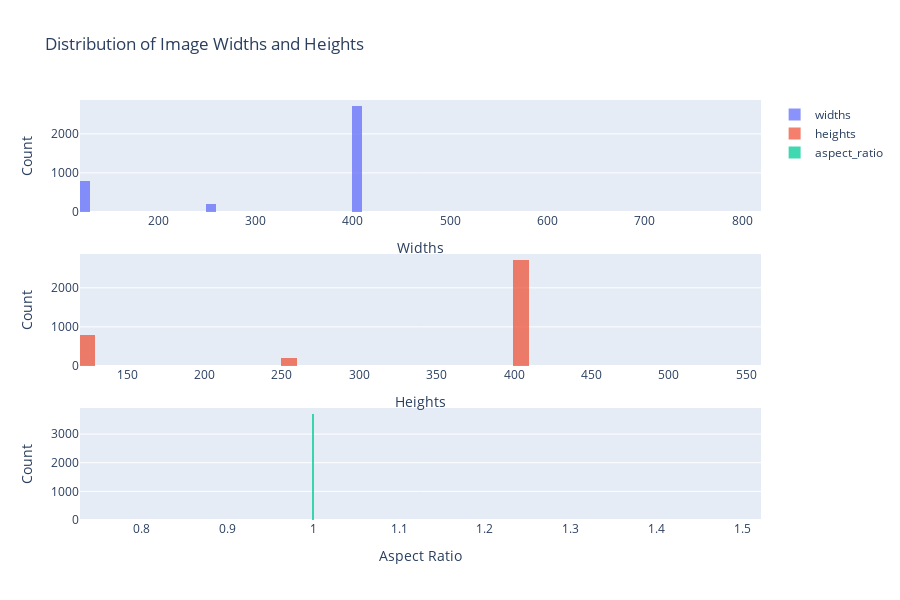

Write notebook code for a chart like this one.
### Code cell
image_dimension(images_all_squared)

### Figure 1 — Plotly figure (JSON) as saved in the notebook; plotly's stock layout.template omitted (floating-point values rounded to 4 significant figures; data arrays with more than 128 entries replaced by an {"elided": "..."} marker saying what was removed)
{"data": [{"name": "widths", "opacity": 0.75, "type": "histogram", "x": {"elided": "3781 int values"}, "xaxis": "x", "yaxis": "y"}, {"name": "heights", "opacity": 0.75, "type": "histogram", "x": {"elided": "3781 int values"}, "xaxis": "x2", "yaxis": "y2"}, {"name": "aspect_ratio", "opacity": 0.75, "type": "histogram", "x": {"elided": "3781 float values"}, "xaxis": "x3", "yaxis": "y3"}], "layout": {"height": 600, "title": {"text": "Distribution of Image Widths and Heights"}, "width": 900, "xaxis": {"anchor": "y", "domain": [0, 1], "title": {"text": "Widths"}}, "xaxis2": {"anchor": "y2", "domain": [0, 1], "title": {"text": "Heights"}}, "xaxis3": {"anchor": "y3", "domain": [0, 1], "title": {"text": "Aspect Ratio"}}, "yaxis": {"anchor": "x", "domain": [0.7333, 1], "title": {"text": "Count"}}, "yaxis2": {"anchor": "x2", "domain": [0.3667, 0.6333], "title": {"text": "Count"}}, "yaxis3": {"anchor": "x3", "domain": [0, 0.2667], "title": {"text": "Count"}}}}
